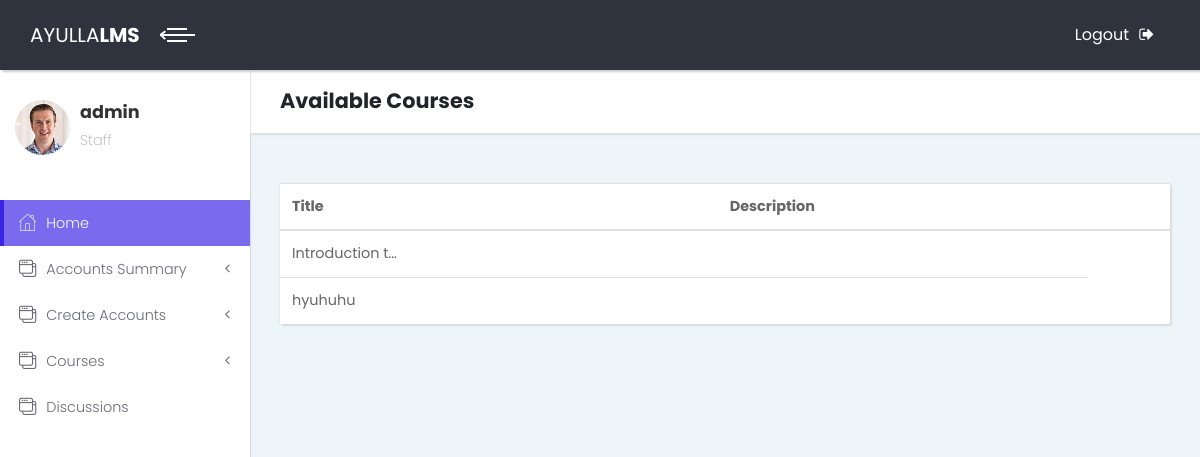
The page /instructor/instructor/ (signed in) on the database as committed earlier.
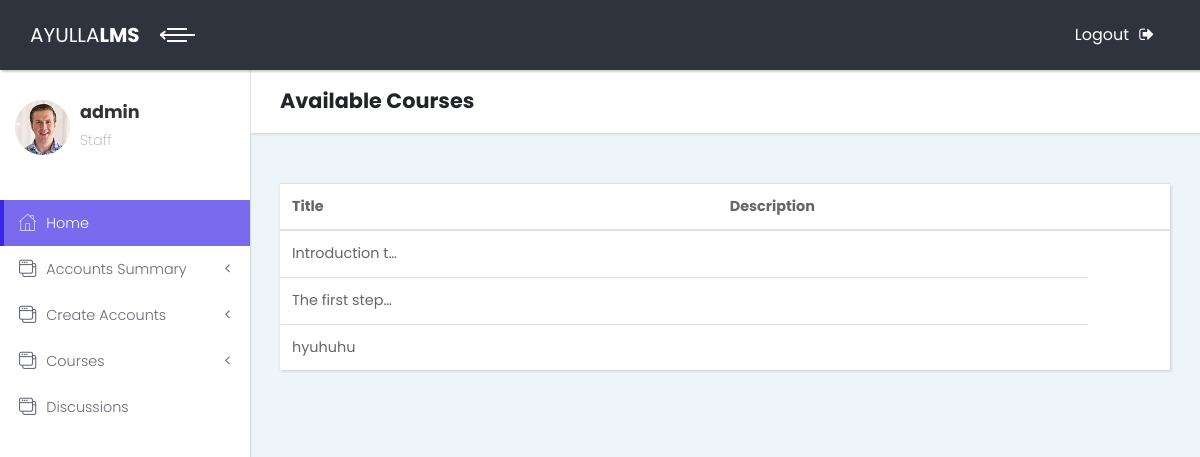
The same page on the database as committed later.
### course/models.py (models this page shows, shortened)
class Course(models.Model):
    creator = models.ForeignKey(User, on_delete=models.PROTECT,related_name='courses')
    title = models.CharField(max_length=255)
    slug = models.SlugField(unique=True,blank=True)
    image = models.FileField(upload_to='course', blank=True)
    blob = models.CharField(max_length=500, blank=True)
    description = models.TextField()
    created = models.DateField(auto_now_add=True)
    class Meta:
        verbose_name_plural = 'Course'

### course/views.py (the view)
# urls.py: path('', CourseListView.as_view(), name='course_change_list'),
@method_decorator([login_required], name='dispatch')
class CourseListView(ListView):
    model = Course
    ordering = ('title', )
    context_object_name = 'courses'
    template_name = 'course_change_list.html'

### instructor/templates/course_change_list.html (shortened to what this page needs)
{% extends 'externals/base.html' %}
          {% block header %}
            <div class="container-fluid">
              <h2 class="no-margin-bottom"> Available Courses</h2>
            </div>
          {% endblock header %}
    {% block content %}
    <section class="dashboard-counts no-padding-bottom">
            <div class="container-fluid">
  <div class="card">
    <table class="table mb-0">
      <thead>
        <tr>
          <th>Title</th>
          <th>Description</th>
          <th></th>
        </tr>
      </thead>
      <tbody>
        {% for course in courses %}
          <tr>
            <td class="align-middle">{{ course.description|truncatechars:15}}</td>
            <td class="text-right">
            </td>
          </tr>
        {% endfor %}
      </tbody>
    </table>
  </div>
            </div>
    </section>
{% endblock %}

Rows that differ between the two databases and show on the page:
added Course: description "The first step…"
